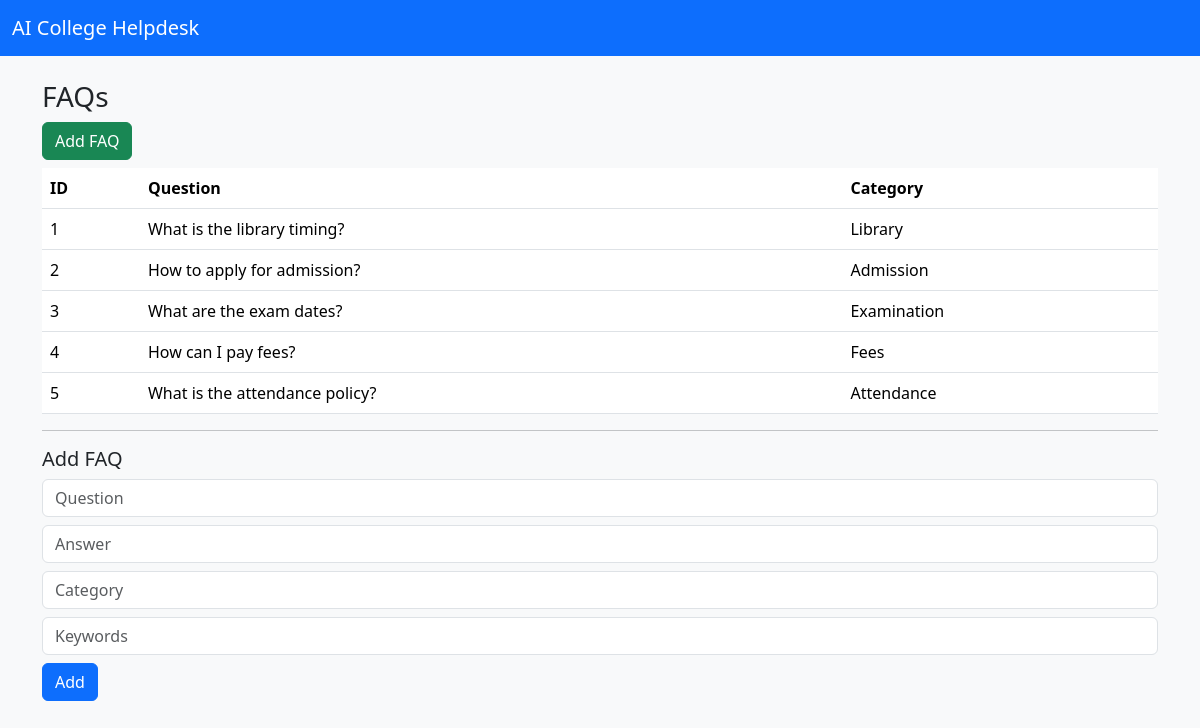
The app's page /admin/faqs (signed in) with its own data.
### models/faq.py (models this page shows)
class FAQ(db.Model):
    __tablename__ = 'faqs'
    id = db.Column(db.Integer, primary_key=True)
    question = db.Column(db.Text, nullable=False)
    answer = db.Column(db.Text, nullable=False)
    category = db.Column(db.String(64), nullable=True)
    keywords = db.Column(db.String(256), nullable=True)
    created_at = db.Column(db.DateTime, default=datetime.utcnow)
    updated_at = db.Column(db.DateTime, default=datetime.utcnow, onupdate=datetime.utcnow)

### routes/admin.py (the view)
    def wrapper(*args, **kwargs):
        if session.get('role') != 'ADMIN':
            flash('Admin login required', 'danger')
            return redirect(url_for('auth.login'))
        return fn(*args, **kwargs)

### routes/admin.py (called while the page is built)
def admin_required(fn):
    def wrapper(*args, **kwargs):
        if session.get('role') != 'ADMIN':
            flash('Admin login required', 'danger')
            return redirect(url_for('auth.login'))
        return fn(*args, **kwargs)
    wrapper.__name__ = fn.__name__
    return wrapper

@admin_bp.route('/faqs')
@admin_required
def faqs():
    from models.faq import FAQ
    q = request.args.get('q')
    if q:
        faqs = FAQ.query.filter(FAQ.question.ilike(f'%{q}%') | FAQ.answer.ilike(f'%{q}%')).all()
    else:
        faqs = FAQ.query.all()
    return render_template('admin/faqs.html', faqs=faqs)

### templates/admin/faqs.html
{% extends '../base.html' %}
{% block content %}
<h3>FAQs</h3>
<a class="btn btn-success mb-2" href="#add">Add FAQ</a>
<table class="table">
  <thead><tr><th>ID</th><th>Question</th><th>Category</th></tr></thead>
  <tbody>
    {% for f in faqs %}
      <tr><td>{{f.id}}</td><td>{{f.question}}</td><td>{{f.category}}</td></tr>
    {% endfor %}
  </tbody>
</table>
<hr>
<h5 id="add">Add FAQ</h5>
<form method="post" action="/admin/api/faqs">
  <div class="mb-2"><input class="form-control" name="question" placeholder="Question"></div>
  <div class="mb-2"><input class="form-control" name="answer" placeholder="Answer"></div>
  <div class="mb-2"><input class="form-control" name="category" placeholder="Category"></div>
  <div class="mb-2"><input class="form-control" name="keywords" placeholder="Keywords"></div>
  <button class="btn btn-primary">Add</button>
</form>
{% endblock %}

### templates/base.html (shortened to what this page needs)
<!doctype html>
<html lang="en">
  <head>
    <link href="https://cdn.jsdelivr.net/npm/bootstrap@5.3.2/dist/css/bootstrap.min.css" rel="stylesheet">
    <link href="https://cdnjs.cloudflare.com/ajax/libs/font-awesome/6.4.0/css/all.min.css" rel="stylesheet">
    <link href="/static/css/style.css" rel="stylesheet">
  </head>
  <body>
    <nav class="navbar navbar-expand-lg navbar-dark bg-primary">
      <div class="container-fluid">
        <a class="navbar-brand" href="#">AI College Helpdesk</a>
      </div>
    </nav>
    <div class="container my-4">
      {% block content %}{% endblock %}
    </div>
  </body>
  </html>

### static/css/style.css (style rules this page uses)
body { background:#f8f9fa }

### records on screen
FAQ: id "1", question "What is the library timing?", category "Library"
FAQ: id "2", question "How to apply for admission?", category "Admission"
FAQ: id "3", question "What are the exam dates?", category "Examination"
FAQ: id "4", question "How can I pay fees?", category "Fees"
FAQ: id "5", question "What is the attendance policy?", category "Attendance"
